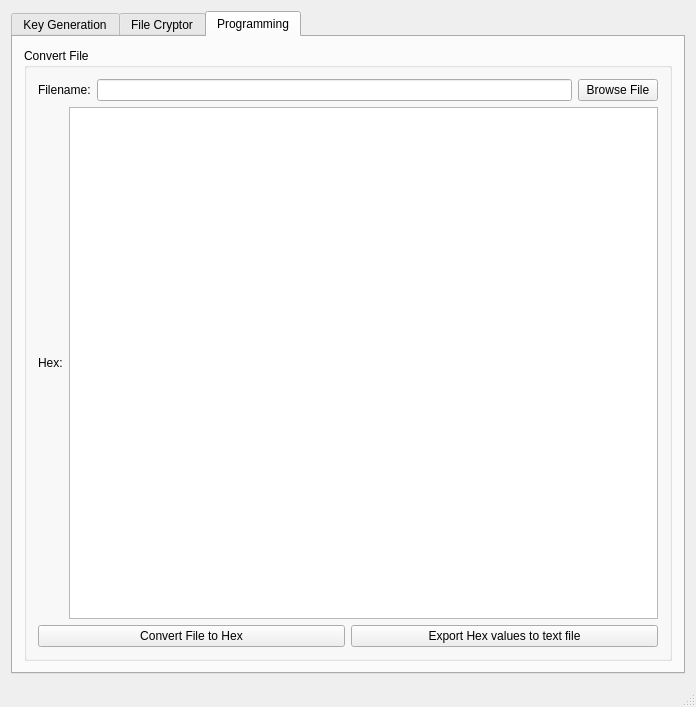
<?xml version="1.0" encoding="UTF-8"?>
<ui version="4.0">
 <class>MainWindow</class>
 <widget class="QMainWindow" name="MainWindow">
  <property name="geometry">
   <rect>
    <x>0</x>
    <y>0</y>
    <width>696</width>
    <height>707</height>
   </rect>
  </property>
  <property name="windowTitle">
   <string>Encryptor - by SaEeD  V0.1</string>
  </property>
  <widget class="QWidget" name="centralWidget">
   <layout class="QHBoxLayout" name="horizontalLayout">
    <item>
     <widget class="QTabWidget" name="tabWidget">
      <property name="autoFillBackground">
       <bool>false</bool>
      </property>
      <property name="currentIndex">
       <number>2</number>
      </property>
      <widget class="QWidget" name="tab">
       <attribute name="title">
        <string>Key Generation</string>
       </attribute>
       <layout class="QVBoxLayout" name="verticalLayout_10">
        <item>
         <widget class="QGroupBox" name="groupBox">
          <property name="title">
           <string>RSA Key Generation</string>
          </property>
          <layout class="QVBoxLayout" name="verticalLayout_9">
           <item>
            <layout class="QHBoxLayout" name="horizontalLayout_7">
             <item>
              <widget class="QLabel" name="label_6">
               <property name="text">
                <string>Private Key:</string>
               </property>
              </widget>
             </item>
             <item>
              <widget class="QPlainTextEdit" name="txtRSAPrivateKey">
               <property name="enabled">
                <bool>true</bool>
               </property>
               <property name="readOnly">
                <bool>true</bool>
               </property>
              </widget>
             </item>
            </layout>
           </item>
           <item>
            <layout class="QHBoxLayout" name="horizontalLayout_8">
             <item>
              <widget class="QLabel" name="label_7">
               <property name="text">
                <string>Public   Key: </string>
               </property>
              </widget>
             </item>
             <item>
              <widget class="QPlainTextEdit" name="txtRSAPublicKey">
               <property name="readOnly">
                <bool>true</bool>
               </property>
              </widget>
             </item>
            </layout>
           </item>
           <item>
            <layout class="QVBoxLayout" name="verticalLayout_8">
             <item>
              <widget class="QPushButton" name="btnGenRSAKeys">
               <property name="text">
                <string>Generate Keys</string>
               </property>
              </widget>
             </item>
             <item>
              <widget class="QPushButton" name="btnExportKeysToFile">
               <property name="text">
                <string>Export Keys to File</string>
               </property>
              </widget>
             </item>
            </layout>
           </item>
           <item>
            <widget class="QPushButton" name="btnClearRSAPage">
             <property name="text">
              <string>Clear</string>
             </property>
            </widget>
           </item>
          </layout>
         </widget>
        </item>
       </layout>
      </widget>
      <widget class="QWidget" name="tab_2">
       <attribute name="title">
        <string>File Cryptor</string>
       </attribute>
       <layout class="QVBoxLayout" name="verticalLayout_5">
        <item>
         <widget class="QGroupBox" name="groupBox_2">
          <property name="title">
           <string>File XOR Encryption / Decryption</string>
          </property>
          <layout class="QGridLayout" name="gridLayout_2">
           <item row="0" column="0">
            <widget class="QLabel" name="label">
             <property name="text">
              <string>Filename:</string>
             </property>
            </widget>
           </item>
           <item row="0" column="1">
            <widget class="QLineEdit" name="txtXORFilename"/>
           </item>
           <item row="0" column="2">
            <widget class="QPushButton" name="btnSelectXORFile">
             <property name="text">
              <string>Select File</string>
             </property>
            </widget>
           </item>
           <item row="1" column="0">
            <widget class="QLabel" name="label_2">
             <property name="text">
              <string>Key File:</string>
             </property>
            </widget>
           </item>
           <item row="1" column="1">
            <widget class="QLineEdit" name="txtXORKeyFile">
             <property name="enabled">
              <bool>false</bool>
             </property>
            </widget>
           </item>
           <item row="1" column="2">
            <widget class="QPushButton" name="btnXORKeySelect">
             <property name="enabled">
              <bool>false</bool>
             </property>
             <property name="text">
              <string>Select Key</string>
             </property>
            </widget>
           </item>
           <item row="2" column="0">
            <widget class="QLabel" name="label_3">
             <property name="text">
              <string>Passphrase:</string>
             </property>
            </widget>
           </item>
           <item row="2" column="1">
            <widget class="QLineEdit" name="txtPassphrase"/>
           </item>
           <item row="3" column="0">
            <widget class="QLabel" name="label_4">
             <property name="text">
              <string>Encryption Mode:</string>
             </property>
            </widget>
           </item>
           <item row="3" column="1">
            <layout class="QVBoxLayout" name="verticalLayout_2">
             <item>
              <widget class="QRadioButton" name="rdbtn_mode_file">
               <property name="text">
                <string>With Key File</string>
               </property>
              </widget>
             </item>
             <item>
              <widget class="QRadioButton" name="rdbtn_mode_pass">
               <property name="text">
                <string>With Passphrase</string>
               </property>
               <property name="checked">
                <bool>true</bool>
               </property>
              </widget>
             </item>
            </layout>
           </item>
           <item row="4" column="0" colspan="3">
            <layout class="QVBoxLayout" name="verticalLayout_3">
             <item>
              <layout class="QHBoxLayout" name="horizontalLayout_2">
               <item>
                <widget class="QPushButton" name="btnXOR">
                 <property name="text">
                  <string>Encrypt / Decrypt (XOR)</string>
                 </property>
                </widget>
               </item>
               <item>
                <widget class="QPushButton" name="btnXORtoHex">
                 <property name="enabled">
                  <bool>false</bool>
                 </property>
                 <property name="text">
                  <string>Convert to Hex</string>
                 </property>
                </widget>
               </item>
              </layout>
             </item>
             <item>
              <widget class="QPushButton" name="btnClearXORSection">
               <property name="text">
                <string>Clear</string>
               </property>
              </widget>
             </item>
            </layout>
           </item>
          </layout>
         </widget>
        </item>
        <item>
         <widget class="QGroupBox" name="groupBox_6">
          <property name="title">
           <string>File RSA Encryption / Decryption</string>
          </property>
          <layout class="QGridLayout" name="gridLayout">
           <item row="2" column="0">
            <widget class="QLabel" name="label_17">
             <property name="text">
              <string>Public Key File:</string>
             </property>
            </widget>
           </item>
           <item row="0" column="1">
            <widget class="QLineEdit" name="txtRSAFilename"/>
           </item>
           <item row="0" column="0">
            <widget class="QLabel" name="label_15">
             <property name="text">
              <string>Filename:</string>
             </property>
            </widget>
           </item>
           <item row="0" column="2">
            <widget class="QPushButton" name="btnSelectRSAFile">
             <property name="text">
              <string>Select File</string>
             </property>
            </widget>
           </item>
           <item row="1" column="0">
            <widget class="QLabel" name="label_16">
             <property name="text">
              <string>Private Key File:</string>
             </property>
            </widget>
           </item>
           <item row="1" column="1">
            <widget class="QLineEdit" name="txtRSAPrivKey"/>
           </item>
           <item row="1" column="2">
            <widget class="QPushButton" name="btnRSAPrivKey">
             <property name="text">
              <string>Private Key File</string>
             </property>
            </widget>
           </item>
           <item row="2" column="2">
            <widget class="QPushButton" name="btnRSAPubKey">
             <property name="enabled">
              <bool>false</bool>
             </property>
             <property name="text">
              <string>Certificate File</string>
             </property>
            </widget>
           </item>
           <item row="3" column="0">
            <widget class="QLabel" name="label_18">
             <property name="text">
              <string>Mode:</string>
             </property>
            </widget>
           </item>
           <item row="2" column="1">
            <widget class="QLineEdit" name="txtRSAPubKey">
             <property name="enabled">
              <bool>false</bool>
             </property>
            </widget>
           </item>
           <item row="3" column="1">
            <layout class="QVBoxLayout" name="verticalLayout">
             <item>
              <widget class="QRadioButton" name="rdbtn_encrypt">
               <property name="text">
                <string>Encryption</string>
               </property>
              </widget>
             </item>
             <item>
              <widget class="QRadioButton" name="rdbtn_decrypt">
               <property name="text">
                <string>Decryption</string>
               </property>
               <property name="checked">
                <bool>true</bool>
               </property>
              </widget>
             </item>
            </layout>
           </item>
           <item row="4" column="0" colspan="3">
            <layout class="QVBoxLayout" name="verticalLayout_4">
             <item>
              <layout class="QHBoxLayout" name="horizontalLayout_3">
               <item>
                <widget class="QPushButton" name="btnDecryptRSA">
                 <property name="text">
                  <string>Decrypt</string>
                 </property>
                </widget>
               </item>
               <item>
                <widget class="QPushButton" name="btnEncryptRSA">
                 <property name="enabled">
                  <bool>false</bool>
                 </property>
                 <property name="text">
                  <string>Encrypt</string>
                 </property>
                </widget>
               </item>
              </layout>
             </item>
             <item>
              <widget class="QPushButton" name="btnClearRSA_crypt_page">
               <property name="text">
                <string>Clear</string>
               </property>
              </widget>
             </item>
            </layout>
           </item>
          </layout>
         </widget>
        </item>
       </layout>
      </widget>
      <widget class="QWidget" name="tab_3">
       <attribute name="title">
        <string>Programming</string>
       </attribute>
       <layout class="QVBoxLayout" name="verticalLayout_7">
        <item>
         <widget class="QGroupBox" name="groupBox_3">
          <property name="title">
           <string>Convert File</string>
          </property>
          <layout class="QVBoxLayout" name="verticalLayout_6">
           <item>
            <layout class="QHBoxLayout" name="horizontalLayout_4">
             <item>
              <widget class="QLabel" name="label_9">
               <property name="text">
                <string>Filename:</string>
               </property>
              </widget>
             </item>
             <item>
              <widget class="QLineEdit" name="txtFileToHex"/>
             </item>
             <item>
              <widget class="QPushButton" name="btnSelectFileForHex">
               <property name="text">
                <string>Browse File</string>
               </property>
              </widget>
             </item>
            </layout>
           </item>
           <item>
            <layout class="QHBoxLayout" name="horizontalLayout_6">
             <item>
              <widget class="QLabel" name="label_11">
               <property name="text">
                <string>Hex:</string>
               </property>
              </widget>
             </item>
             <item>
              <widget class="QPlainTextEdit" name="txtHexFile"/>
             </item>
            </layout>
           </item>
           <item>
            <layout class="QHBoxLayout" name="horizontalLayout_5">
             <item>
              <widget class="QPushButton" name="btnFileToHex">
               <property name="text">
                <string>Convert File to Hex</string>
               </property>
              </widget>
             </item>
             <item>
              <widget class="QPushButton" name="btnHexValuesExport">
               <property name="text">
                <string>Export Hex values to text file</string>
               </property>
              </widget>
             </item>
            </layout>
           </item>
          </layout>
         </widget>
        </item>
       </layout>
      </widget>
     </widget>
    </item>
   </layout>
  </widget>
  <widget class="QStatusBar" name="statusBar"/>
 </widget>
 <layoutdefault spacing="6" margin="11"/>
 <tabstops>
  <tabstop>tabWidget</tabstop>
  <tabstop>txtRSAPrivateKey</tabstop>
  <tabstop>txtRSAPublicKey</tabstop>
  <tabstop>btnGenRSAKeys</tabstop>
  <tabstop>btnExportKeysToFile</tabstop>
  <tabstop>btnClearRSAPage</tabstop>
  <tabstop>txtXORFilename</tabstop>
  <tabstop>btnSelectXORFile</tabstop>
  <tabstop>txtXORKeyFile</tabstop>
  <tabstop>btnXORKeySelect</tabstop>
  <tabstop>txtPassphrase</tabstop>
  <tabstop>rdbtn_mode_file</tabstop>
  <tabstop>rdbtn_mode_pass</tabstop>
  <tabstop>btnXOR</tabstop>
  <tabstop>btnXORtoHex</tabstop>
  <tabstop>btnClearXORSection</tabstop>
  <tabstop>txtRSAFilename</tabstop>
  <tabstop>btnSelectRSAFile</tabstop>
  <tabstop>txtRSAPrivKey</tabstop>
  <tabstop>btnRSAPrivKey</tabstop>
  <tabstop>txtRSAPubKey</tabstop>
  <tabstop>btnRSAPubKey</tabstop>
  <tabstop>rdbtn_encrypt</tabstop>
  <tabstop>rdbtn_decrypt</tabstop>
  <tabstop>btnDecryptRSA</tabstop>
  <tabstop>btnEncryptRSA</tabstop>
  <tabstop>btnClearRSA_crypt_page</tabstop>
  <tabstop>txtFileToHex</tabstop>
  <tabstop>btnSelectFileForHex</tabstop>
  <tabstop>txtHexFile</tabstop>
  <tabstop>btnFileToHex</tabstop>
  <tabstop>btnHexValuesExport</tabstop>
 </tabstops>
 <resources/>
 <connections>
  <connection>
   <sender>txtRSAFilename</sender>
   <signal>returnPressed()</signal>
   <receiver>btnSelectRSAFile</receiver>
   <slot>click()</slot>
   <hints>
    <hint type="sourcelabel">
     <x>561</x>
     <y>355</y>
    </hint>
    <hint type="destinationlabel">
     <x>627</x>
     <y>359</y>
    </hint>
   </hints>
  </connection>
  <connection>
   <sender>txtRSAPrivKey</sender>
   <signal>returnPressed()</signal>
   <receiver>btnRSAPrivKey</receiver>
   <slot>click()</slot>
   <hints>
    <hint type="sourcelabel">
     <x>563</x>
     <y>388</y>
    </hint>
    <hint type="destinationlabel">
     <x>622</x>
     <y>387</y>
    </hint>
   </hints>
  </connection>
  <connection>
   <sender>txtXORFilename</sender>
   <signal>returnPressed()</signal>
   <receiver>btnSelectXORFile</receiver>
   <slot>click()</slot>
   <hints>
    <hint type="sourcelabel">
     <x>477</x>
     <y>79</y>
    </hint>
    <hint type="destinationlabel">
     <x>621</x>
     <y>71</y>
    </hint>
   </hints>
  </connection>
  <connection>
   <sender>txtXORKeyFile</sender>
   <signal>returnPressed()</signal>
   <receiver>btnXORKeySelect</receiver>
   <slot>click()</slot>
   <hints>
    <hint type="sourcelabel">
     <x>561</x>
     <y>104</y>
    </hint>
    <hint type="destinationlabel">
     <x>601</x>
     <y>105</y>
    </hint>
   </hints>
  </connection>
 </connections>
</ui>
